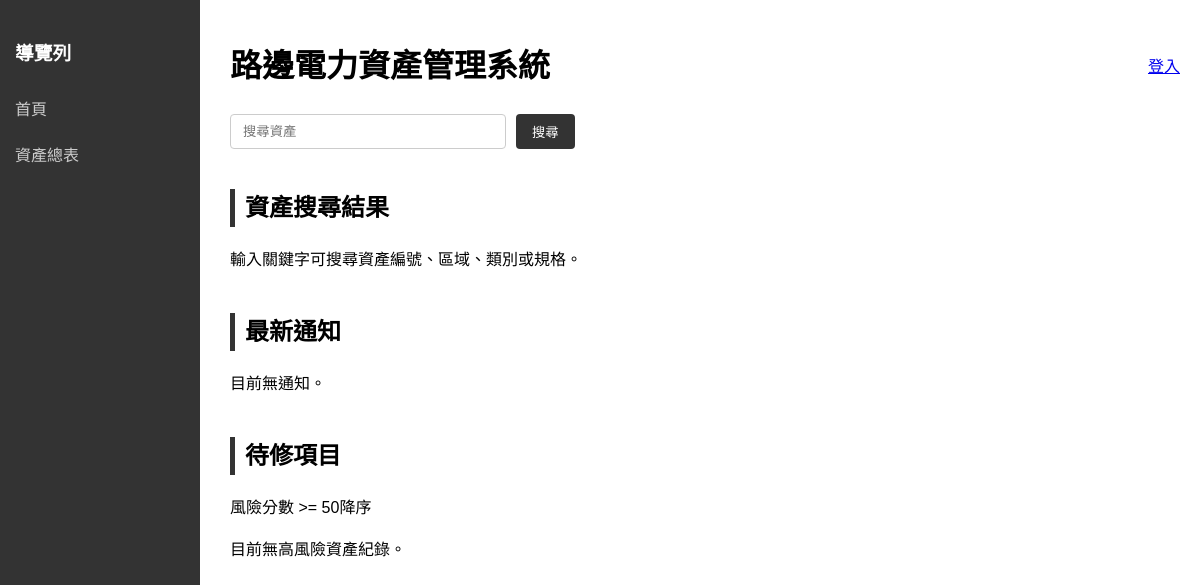
The app's page /src/public/index.php, older data.
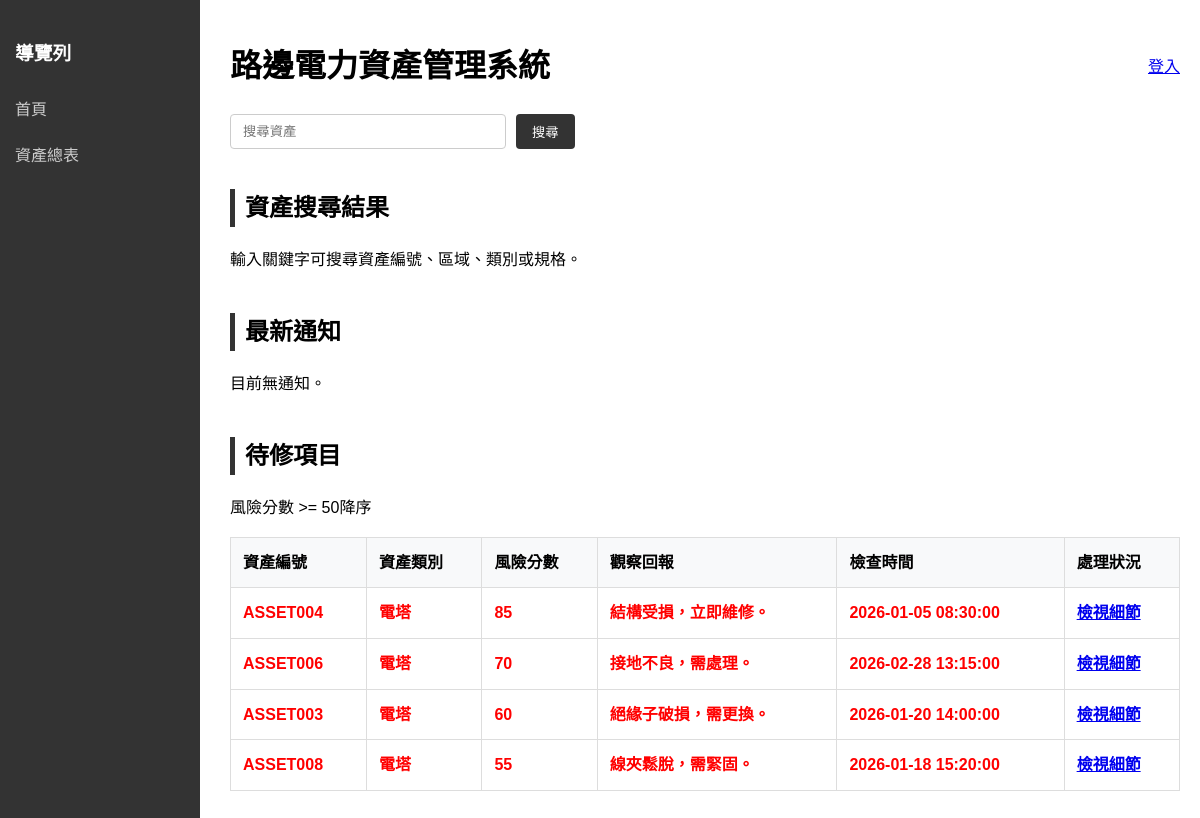
The same page, newer data.
### tables this page shows
CREATE TABLE IF NOT EXISTS `Inspectionlog` (
  `inspec_id` varchar(50) PRIMARY KEY NOT NULL comment '檢查紀錄ID',
  `asset_id` varchar(10) NOT NULL comment '資產ID',
  `inspector_id` varchar(10) NOT NULL comment '檢查員ID',
  `observation` text comment '觀察結果',
  `risk_score` int comment '風險分數' CHECK (`risk_score` BETWEEN 0 AND 100),
  `inspec_time` datetime NOT NULL comment '檢查時間'
) COMMENT = 'risk_score range: 0–100';

CREATE TABLE IF NOT EXISTS `Powerasset` (
  `asset_id` varchar(10) PRIMARY KEY NOT NULL comment '資產ID',
  `sector_id` varchar(50) NOT NULL comment '區域id',
  `type` varchar(20)  NOT NULL comment '電塔,電線桿...',
  `spec_id` varchar(50) NOT NULL comment '規格id',
  `gps` point comment '地理位置'
);

### src/public/index.php (the view, shortened to what this page needs)
<?php
$searchTerm = trim($_GET['q'] ?? '');
$powerassetMatches = [];
?>
<!DOCTYPE html>
<html lang="zh-Hant">
<head>
    <link rel="stylesheet" href="css/style.css">
</head>
<body>
    <div class="sidebar">
        <h3>導覽列</h3>
        <a href="index.php">首頁</a>
        <a href="assets.php">資產總表</a>
    </div>
    <div class="main">
        <?php
        try {
            $dsn = "mysql:host=" . $_ENV['DB_HOST'] . ";dbname=" . $_ENV['DB_NAME'] . ";port=" . $_ENV['DB_PORT'];
            $pdo = new PDO($dsn, $_ENV['DB_USER'], $_ENV['DB_PASS']);
            $pdo->setAttribute(PDO::ATTR_ERRMODE, PDO::ERRMODE_EXCEPTION);
        } catch (PDOException $e) {
            echo "<p style='color: red;'>Database connection failed: " . $e->getMessage() . "</p>";
        }
        ?>
        <div class="headerflex" style="display: flex; justify-content: space-between; align-items: center; gap: 16px;">
            <h1>路邊電力資產管理系統</h1>
            <div style="text-align: right;">
                <?php if (!empty($_SESSION['employee_id'])): ?>
                    <div>您好，<?= htmlspecialchars($_SESSION['employee_name'] ?? $_SESSION['employee_account'] ?? '使用者') ?></div>
                    <small><?= htmlspecialchars($_SESSION['employee_role'] ?? '') ?></small>
                <?php else: ?>
                    <a href="login.php">登入</a>
                <?php endif; ?>
            </div>
        </div>
        <form class="search-container" method="get" action="index.php">
            <input type="text" name="q" placeholder="搜尋資產" value="<?= htmlspecialchars($searchTerm) ?>">
                <button type="submit" name="search" value="1">搜尋</button>
        </form>
        <h2 id="powerasset-search">資產搜尋結果</h2>
        <?php if (count($powerassetMatches) > 0): ?>
            <ul style="list-style: none; padding: 0; margin-top: 0;">
                <?php foreach ($powerassetMatches as $asset): ?>
                    <li style="border-bottom: 1px solid #eee; padding: 10px 0;">
                        <strong><?= htmlspecialchars($asset['asset_id']) ?></strong>
                        <div>類別：<?= htmlspecialchars($asset['type']) ?></div>
                        <div>區域：<?= htmlspecialchars($asset['sector_id']) ?> · 規格：<?= htmlspecialchars($asset['spec_id']) ?></div>
                    </li>
                <?php endforeach; ?>
            </ul>
        <?php elseif ($searchTerm !== ''): ?>
            <p>找不到符合的資產。</p>
        <?php else: ?>
            <p>輸入關鍵字可搜尋資產編號、區域、類別或規格。</p>
        <?php endif; ?>
        <?php
        if (isset($pdo)):
            try {
                $notifSql = "SELECT notification_id, receiver_id, receiver_role, title, content, is_read, created_at FROM Notification ORDER BY created_at DESC";
                $notifStmt = $pdo->prepare($notifSql);
                $notifStmt->execute();
                $notifications = $notifStmt->fetchAll(PDO::FETCH_ASSOC);
            } catch (PDOException $e) {
                $notifications = [];
            }
            try {
                $sql = "SELECT pa.asset_id, pa.type, il.inspec_id, il.risk_score, il.observation, il.inspec_time
                FROM Powerasset pa
                JOIN Inspectionlog il ON pa.asset_id = il.asset_id
                WHERE il.risk_score >= 50";
                $assetParams = [];
                $sql .= " ORDER BY il.risk_score DESC";
                $stmt = $pdo->prepare($sql);
                $stmt->execute($assetParams);
                $highRiskAssets = $stmt->fetchAll(PDO::FETCH_ASSOC);
            } catch (PDOException $e) {
                $highRiskAssets = [];
            }
            ?>
            <h2 id="notifications">最新通知</h2>
            <?php if (count($notifications) > 0): ?>
                <ul style="list-style: none; padding: 0;">
                    <?php foreach ($notifications as $n): ?>
                        <li style="border-bottom: 1px solid #eee; padding: 10px 0;">
                            <strong><?= htmlspecialchars($n['title']) ?></strong>
                            <div style="color: #444; margin: 6px 0;"><?= nl2br(htmlspecialchars($n['content'])) ?></div>
                            <small style="color: #666;">接收者: <?= htmlspecialchars($n['receiver_role'] ?? $n['receiver_id']) ?> · <?= htmlspecialchars($n['created_at']) ?></small>
                        </li>
                    <?php endforeach; ?>
                </ul>
            <?php else: ?>
                <p>目前無通知。</p>
            <?php endif; ?>
            <h2 id="high-risk">待修項目</h2>
            <p>風險分數 >= 50降序</p>
            <?php if (count($highRiskAssets) > 0): ?>
                <table border="1">
                    <thead>
                        <tr>
                            <th>資產編號</th>
                            <th>資產類別</th>
                            <th>風險分數</th>
                            <th>觀察回報</th>
                            <th>檢查時間</th>
                            <th>處理狀況</th>
                        </tr>
                    </thead>
                    <tbody>
                        <?php foreach ($highRiskAssets as $asset): ?>
                            <tr style="color: red; font-weight: bold;">
                                    <td><?= htmlspecialchars($asset['asset_id']) ?></td>
                                    <td><?= htmlspecialchars($asset['type']) ?></td>
                                    <td><?= htmlspecialchars($asset['risk_score']) ?></td>
                                    <td><?= htmlspecialchars($asset['observation']) ?></td>
                                    <td><?= htmlspecialchars($asset['inspec_time']) ?></td>
                                    <td><a href="inspec-details.php?id=<?= urlencode($asset['inspec_id']) ?>">檢視細節</a></td>
                            </tr>
                        <?php endforeach; ?>
                    </tbody>
                </table>
            <?php else: ?>
                <p>目前無高風險資產紀錄。</p>
            <?php endif; ?>
        </div>
    </body>
    </html>
<?php endif; ?>

### src/public/css/style.css (style rules this page uses)
body { font-family: sans-serif; margin: 0; line-height: 1.6; }
.main { margin-left: 210px; padding: 20px; }
.sidebar { height: 100%; width: 200px; position: fixed; z-index: 1; top: 0; left: 0; background-color: #333; padding-top: 20px; color: white; }
.sidebar h3 { padding: 0 15px; }
.sidebar a { padding: 10px 15px; text-decoration: none; font-size: 16px; color: #ccc; display: block; }
table { width: 100%; border-collapse: collapse; margin-bottom: 30px; }
th, td { border: 1px solid #ddd; padding: 12px; text-align: left; }
th { background-color: #f8f9fa; }
h2 { border-left: 5px solid #333; padding-left: 10px; margin-top: 40px; }
.search-container { margin-bottom: 20px; display: flex; gap: 10px; }
.search-container input[type="text"] { padding: 8px 12px; border: 1px solid #ccc; border-radius: 4px; width: 250px; }
.search-container button { padding: 8px 16px; background-color: #333; color: white; border: none; border-radius: 4px; cursor: pointer; }

Row changes from the older to the newer data that the page shows:
added inspectionlog: asset.asset_id "ASSET004", asset.type "電塔", risk_score "85", observation "結構受損，立即維修。", inspec_time "2026-01-05 08:30:00"
added inspectionlog: asset.asset_id "ASSET006", asset.type "電塔", risk_score "70", observation "接地不良，需處理。", inspec_time "2026-02-28 13:15:00"
added inspectionlog: asset.asset_id "ASSET003", asset.type "電塔", risk_score "60", observation "絕緣子破損，需更換。", inspec_time "2026-01-20 14:00:00"
added inspectionlog: asset.asset_id "ASSET008", asset.type "電塔", risk_score "55", observation "線夾鬆脫，需緊固。", inspec_time "2026-01-18 15:20:00"
Text that changed along with them:
text no longer shown: "目前無高風險資產紀錄。"
text now shown: "資產編號 資產類別 風險分數 觀察回報 檢查時間 處理狀況"
